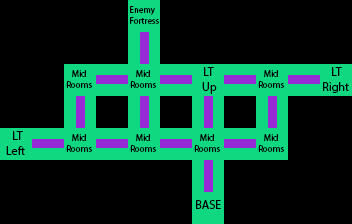

A 2D game scene composited from a Tiled map and its tileset images. What follows is a short description and the map's XML, with every tile layer's data as written:
An orthogonal 11x7 tile map with 32x32 px tiles, 1 tile layer (Capa de Patrones 1).

<map version="1.0" orientation="orthogonal" renderorder="right-down" width="11" height="7" tilewidth="32" tileheight="32" nextobjectid="1">
 <tileset firstgid="1" name="mapStructure" tilewidth="32" tileheight="32" tilecount="12" columns="4">
  <image source="mapStructure.png" width="128" height="96" />
 </tileset>
 <layer name="Capa de Patrones 1" width="11" height="7">
  <data>
   <tile gid="0" />
   <tile gid="0" />
   <tile gid="0" />
   <tile gid="0" />
   <tile gid="2" />
   <tile gid="0" />
   <tile gid="0" />
   <tile gid="0" />
   <tile gid="0" />
   <tile gid="0" />
   <tile gid="0" />
   <tile gid="0" />
   <tile gid="0" />
   <tile gid="0" />
   <tile gid="0" />
   <tile gid="9" />
   <tile gid="0" />
   <tile gid="0" />
   <tile gid="0" />
   <tile gid="0" />
   <tile gid="0" />
   <tile gid="0" />
   <tile gid="0" />
   <tile gid="0" />
   <tile gid="3" />
   <tile gid="10" />
   <tile gid="3" />
   <tile gid="10" />
   <tile gid="6" />
   <tile gid="10" />
   <tile gid="3" />
   <tile gid="10" />
   <tile gid="4" />
   <tile gid="0" />
   <tile gid="0" />
   <tile gid="9" />
   <tile gid="0" />
   <tile gid="9" />
   <tile gid="0" />
   <tile gid="9" />
   <tile gid="0" />
   <tile gid="9" />
   <tile gid="0" />
   <tile gid="0" />
   <tile gid="5" />
   <tile gid="10" />
   <tile gid="3" />
   <tile gid="10" />
   <tile gid="3" />
   <tile gid="10" />
   <tile gid="3" />
   <tile gid="10" />
   <tile gid="3" />
   <tile gid="0" />
   <tile gid="0" />
   <tile gid="0" />
   <tile gid="0" />
   <tile gid="0" />
   <tile gid="0" />
   <tile gid="0" />
   <tile gid="0" />
   <tile gid="9" />
   <tile gid="0" />
   <tile gid="0" />
   <tile gid="0" />
   <tile gid="0" />
   <tile gid="0" />
   <tile gid="0" />
   <tile gid="0" />
   <tile gid="0" />
   <tile gid="0" />
   <tile gid="0" />
   <tile gid="1" />
   <tile gid="0" />
   <tile gid="0" />
   <tile gid="0" />
   <tile gid="0" />
  </data>
 </layer>
</map>
